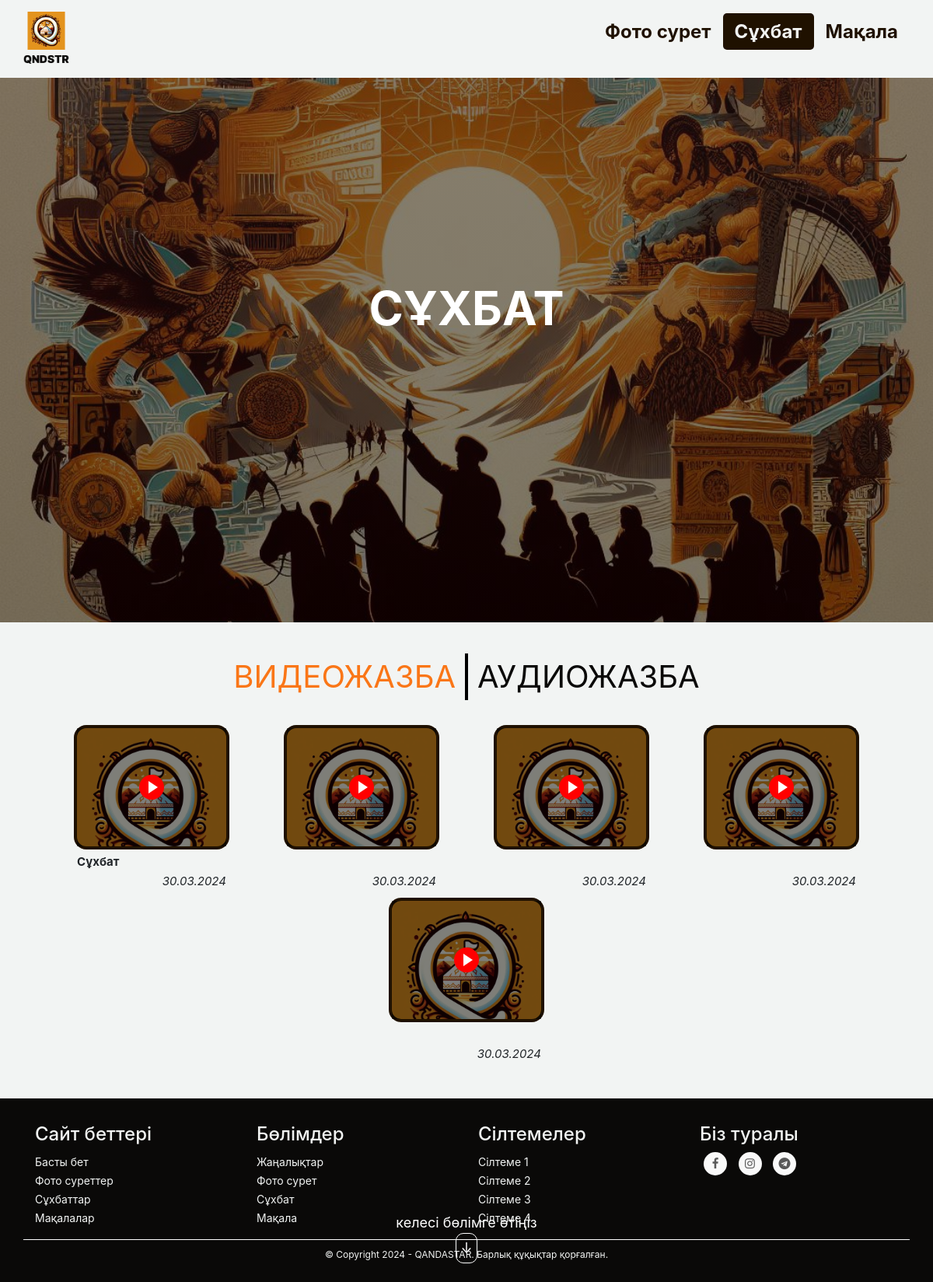
The page /suhbat.html on the database as committed earlier.
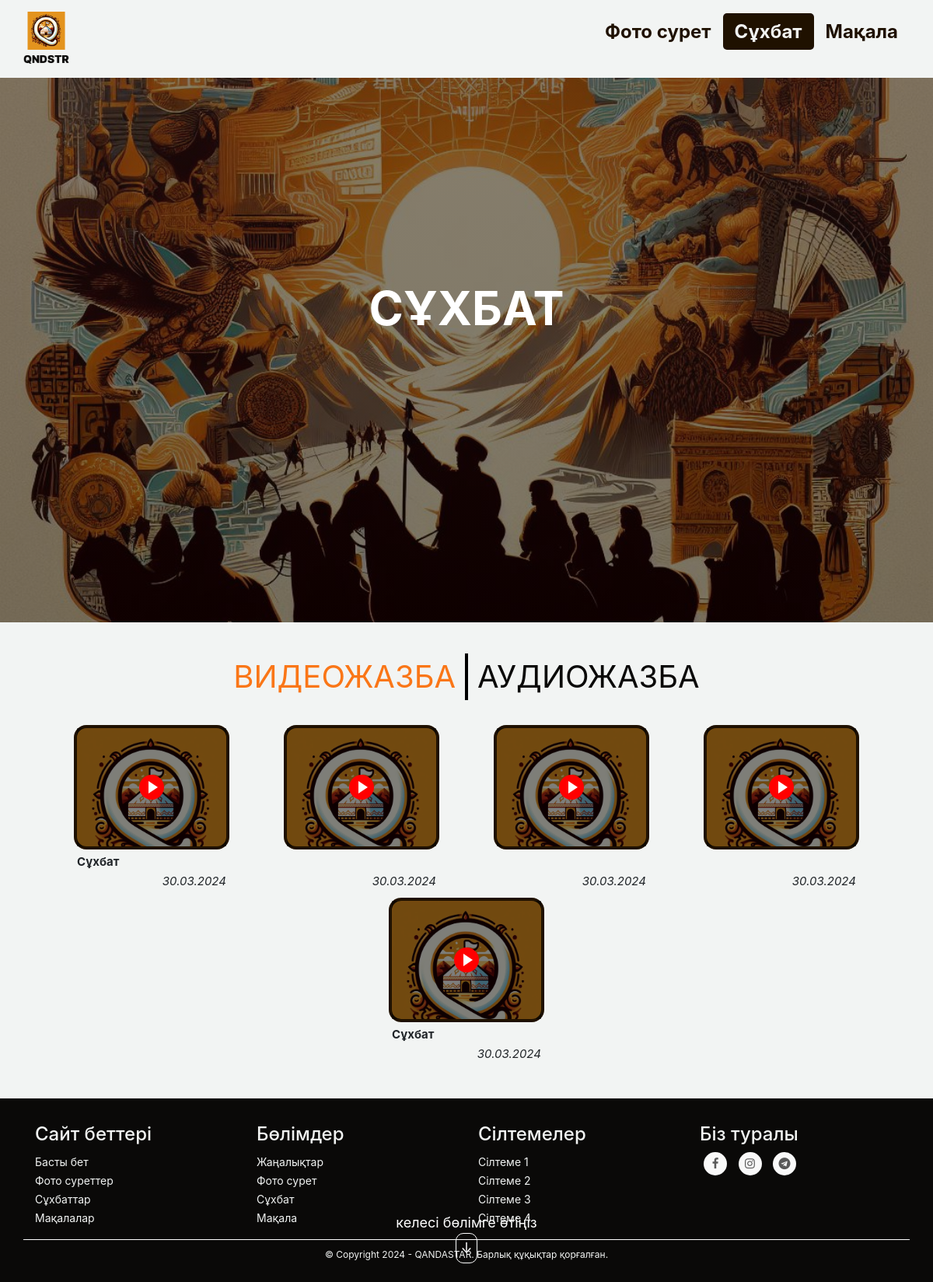
The same page on the database as committed later.
### website/models.py (models this page shows)
class Video(models.Model):
    video_file = models.FileField(upload_to='videos/')
    nameVideo = models.CharField(max_length=100, blank=True)
    descriptionVideo = models.CharField(max_length=500, blank=True)
    categoryVideo = models.ForeignKey(Category, on_delete=models.CASCADE, null=True, blank=True)
    dateOfVideo= models.DateField(blank=True, null=True)
    uploadDateVideo = models.DateTimeField(auto_now_add=True)

### website/views.py (the view)
# urls.py: path('suhbat.html', views.suhbat_html_view, name='suhbat_html_view'),
def suhbat_html_view(request):
    videos = Video.objects.all().order_by('-id')
    audios = Audio.objects.all().order_by('-id')
    return render(request, 'suhbat.html', {'videos': videos, 'audios': audios})

### website/templates/suhbat.html (shortened to what this page needs)
{% load static %}
<!DOCTYPE html>
<html lang="en">
<head>
    <link rel="stylesheet" href="{% static 'website/suhbat.css' %}">
    <link rel="stylesheet" href="{% static 'website/main.css' %}">
    <link rel="stylesheet" href="{% static 'website/menu.css' %}">
    <link rel="stylesheet" href="{% static 'website/footer.css' %}">
    <link rel="stylesheet" href="https://cdnjs.cloudflare.com/ajax/libs/font-awesome/5.15.4/css/all.min.css">
    <link rel="stylesheet" type="text/css" href="{% static 'website/slick/slick.css' %}"/>
    <link rel="stylesheet" type="text/css" href="{% static 'website/slick/slick-theme.css' %}"/>
    <link rel="stylesheet" href="{% static 'website/lightzoom_v1.1.0/style.css' %}" type="text/css">
    <link rel="stylesheet" href="https://cdn.plyr.io/3.6.8/plyr.css">
    <link rel="stylesheet" href="https://maxcdn.bootstrapcdn.com/bootstrap/4.1.3/css/bootstrap.min.css">
    <link href="https://maxcdn.bootstrapcdn.com/font-awesome/4.7.0/css/font-awesome.min.css" rel="stylesheet" >
    <link href="https://stackpath.bootstrapcdn.com/bootstrap/4.5.2/css/bootstrap.min.css" rel="stylesheet">
</head>
<body>
    <nav>
        <div class="wrapper" id="wrapper">
          <div class="logo"><a href="main.html" title="Басты бет"></a></div>
          <ul class="nav-links">
            <li><a href="photos.html" title="Фото сурет">Фото сурет</a></li>
            <li><a href="suhbat.html" class="active-nav-links" title="Сұхбат">Сұхбат</a></li>
            <li><a href="article.html" title="Мақала">Мақала</a></li>
          </ul>
        </div>
    </nav>
    <div class="suhbat-first-block">
      <div class="suhbat-first-block-text">
        <h1>СҰХБАТ</h1>
      </div>
      <div class="navigation-to-second-block">
        <span class="text-in-nav">келесі бөлімге өтіңіз</span>
        <a href="#suhbat-block" class="next-button scrollToElement" data-target=".suhbat-block"><span class="arrow">&#8595;</span></a>
      </div>
    </div>
    <div class="suhbat-block" id="suhbat-block">
        <div class="suhbat-block-title">
            <div>
                <ul class="nav-title" id="nav-title">
                    <li id="video"><a href="#suhbat-block" style="color: #fa7617" id="video-title" onclick="toggleVisibility('video-items', 'audio-items', 'video-title', 'audio-title')">ВИДЕОЖАЗБА</a></li>
                    <li id="audio"><a href="#suhbat-block" id="audio-title" onclick="toggleVisibility('audio-items', 'video-items', 'audio-title', 'video-title')">АУДИОЖАЗБА</a></li>
                </ul>
            </div>
        </div>
        <div class="video-items" id="video-items" style="display:flex;">
          {% for video in videos %}
            <div class="video-item-elements">
            <div class="group-3-Eb3" id="311:19">
                <div class="overlay">
                    <div onclick="openModal('{{ video.id }}', 'videoModal{{ video.id }}')" class="play-button">
                        <svg xmlns="http://www.w3.org/2000/svg" width="100" height="100" viewBox="0 0 100 100">
                            <circle cx="50" cy="50" r="40" fill="#ff0000" />
                            <polygon points="40,30 40,70 70,50" fill="#ffffff" />
                        </svg>
                    </div>
                </div>
                <div class="video-info">
                  <span class="video-title">{{ video.nameVideo }}</span><br>
                  <span class="video-date">
                        {% if video.dateOfVideo is not None %}
                          {{ video.dateOfVideo | date:"d.m.Y" }}
                        {% else %}
                          {{ video.uploadDateVideo | date:"d.m.Y" }}
                        {% endif %}
                  </span>
                </div>
            </div>
          </div>
          {% endfor %}
        </div>
    </div>
    {% include 'footer.html' %}
</body>
</html>

Rows that differ between the two databases and show on the page:
changed Video (number 5 of 5 on the later page): nameVideo (not shown) → "Сұхбат"
